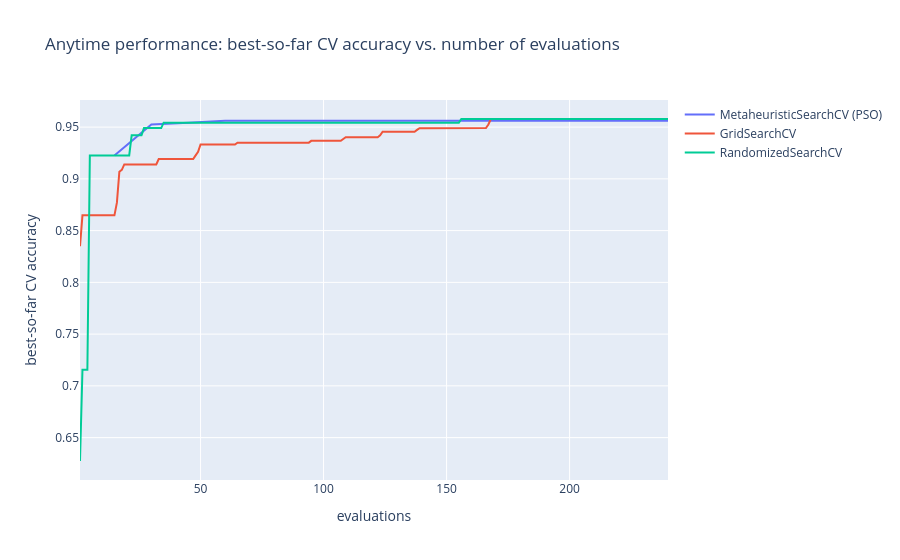

Source (notebook cell):
### Markdown cell above
## Anytime performance: best-so-far accuracy vs. number of evaluations

Final accuracy can hide how quickly each method got there. `GridSearchCV`/`RandomizedSearchCV` evaluate points independently, so their `cv_results_['mean_test_score']` in evaluation order gives a running best; PSO's `fitness_history` already tracks the swarm's best-so-far after each batch of particle evaluations.

### Code cell
pso_evals = np.arange(1, len(meta_search.result_.fitness_history) + 1) * 15
pso_running_best = 1 - np.array(meta_search.result_.fitness_history)

def running_best(cv_results):
    scores = np.array(cv_results['mean_test_score'])
    return np.arange(1, len(scores) + 1), np.maximum.accumulate(scores)

grid_evals, grid_running_best = running_best(grid.cv_results_)
random_evals, random_running_best = running_best(random_search.cv_results_)

fig = go.Figure()
fig.add_trace(go.Scatter(x=pso_evals, y=pso_running_best, name='MetaheuristicSearchCV (PSO)', mode='lines'))
fig.add_trace(go.Scatter(x=grid_evals, y=grid_running_best, name='GridSearchCV', mode='lines'))
fig.add_trace(go.Scatter(x=random_evals, y=random_running_best, name='RandomizedSearchCV', mode='lines'))
fig.update_layout(
    title='Anytime performance: best-so-far CV accuracy vs. number of evaluations',
    xaxis_title='evaluations',
    yaxis_title='best-so-far CV accuracy',
)
fig.show()

### Figure 1 — Plotly figure (JSON) as saved in the notebook; plotly's stock layout.template omitted (floating-point values rounded to 4 significant figures; data arrays with more than 128 entries replaced by an {"elided": "..."} marker saying what was removed)
{"data": [{"mode": "lines", "name": "MetaheuristicSearchCV (PSO)", "type": "scatter", "x": [15, 30, 45, 60, 75, 90, 105, 120, 135, 150, 165, 180, 195, 210, 225, 240], "y": [0.9226, 0.9526, 0.9543, 0.9561, 0.9561, 0.9561, 0.9561, 0.9561, 0.9561, 0.9561, 0.9561, 0.9561, 0.9561, 0.9561, 0.9561, 0.9561]}, {"mode": "lines", "name": "GridSearchCV", "type": "scatter", "x": {"elided": "225 int values"}, "y": {"elided": "225 float values"}}, {"mode": "lines", "name": "RandomizedSearchCV", "type": "scatter", "x": {"elided": "240 int values"}, "y": {"elided": "240 float values"}}], "layout": {"title": {"text": "Anytime performance: best-so-far CV accuracy vs. number of evaluations"}, "xaxis": {"title": {"text": "evaluations"}}, "yaxis": {"title": {"text": "best-so-far CV accuracy"}}}}
